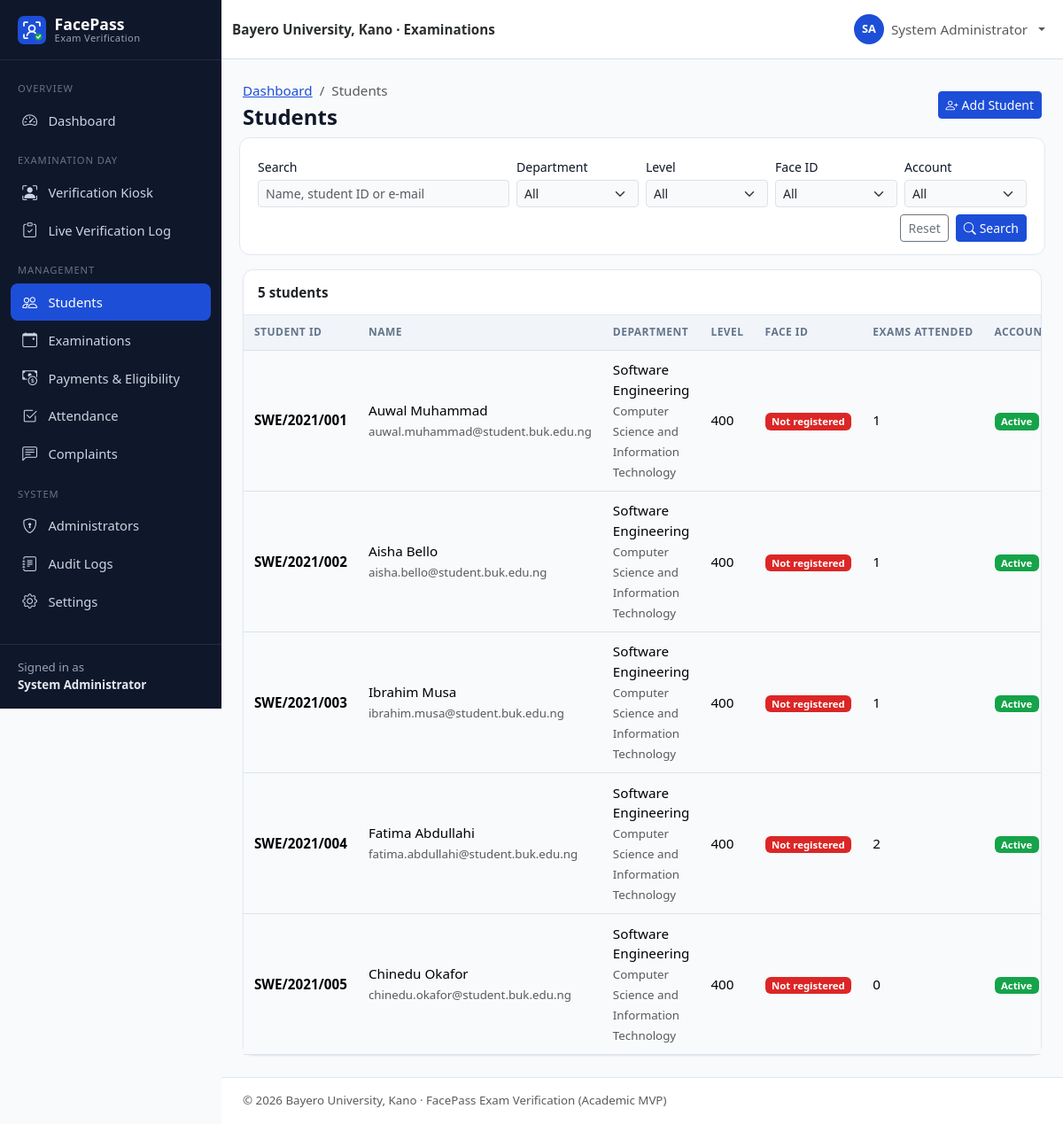
The app's page /admin/students.php (signed in) with its own data.
### tables this page shows
CREATE TABLE users (
    id               INT UNSIGNED NOT NULL AUTO_INCREMENT,
    student_id       VARCHAR(30)  NULL,                 
    first_name       VARCHAR(60)  NOT NULL,
    last_name        VARCHAR(60)  NOT NULL,
    email            VARCHAR(120) NOT NULL,
    phone            VARCHAR(20)  NULL,
    password         VARCHAR(255) NOT NULL,             
    role             ENUM('admin','student') NOT NULL DEFAULT 'student',
    department       VARCHAR(100) NULL,
    level            VARCHAR(10)  NULL,                 
    faculty          VARCHAR(100) NULL,
    face_registered  TINYINT(1)   NOT NULL DEFAULT 0,
    account_status   ENUM('active','inactive','suspended') NOT NULL DEFAULT 'active',
    created_at       TIMESTAMP    NOT NULL DEFAULT CURRENT_TIMESTAMP,
    updated_at       TIMESTAMP    NOT NULL DEFAULT CURRENT_TIMESTAMP ON UPDATE CURRENT_TIMESTAMP,
    PRIMARY KEY (id),
    UNIQUE KEY uq_users_student_id (student_id),
    UNIQUE KEY uq_users_email (email),
    KEY idx_users_role (role),
    KEY idx_users_dept_level (department, level),
    KEY idx_users_status (account_status)
);

### config/database.php (called while the page is built, shortened)
<?php
function db(): PDO
{
    static $pdo = null;
    if ($pdo === null) {
        $dsn = sprintf(
            'mysql:host=%s;port=%s;dbname=%s;charset=utf8mb4',
            DB_HOST,
            DB_PORT,
            DB_NAME
        );
        $pdo = new PDO($dsn, DB_USER, DB_PASS, [
            PDO::ATTR_ERRMODE            => PDO::ERRMODE_EXCEPTION,
            PDO::ATTR_DEFAULT_FETCH_MODE => PDO::FETCH_ASSOC,
            PDO::ATTR_EMULATE_PREPARES   => false,
        ]);
        $offset = (new DateTime('now', new DateTimeZone(APP_TIMEZONE)))->format('P');
        $stmt = $pdo->prepare('SET time_zone = ?');
        $stmt->execute([$offset]);
    }
    return $pdo;
}

### includes/auth.php (called while the page is built, shortened)
<?php
function current_user(): ?array
{
    static $user = false;
    if ($user !== false) {
        return $user;
    }
    $user = null;
    if (!empty($_SESSION['user_id'])) {
        $stmt = db()->prepare('SELECT * FROM users WHERE id = ?');
        $stmt->execute([(int) $_SESSION['user_id']]);
        $row = $stmt->fetch();
        if ($row && $row['account_status'] === 'active' && $row['role'] === ($_SESSION['role'] ?? '')) {
            $user = $row;
        } else {
            logout_user();
        }
    }
    return $user;
}
function requireLogin(): array
{
    $user = current_user();
    return $user;
}
function requireAdmin(): array
{
    $user = requireLogin();
    return $user;
}

### admin/students.php (the view, shortened to what this page needs)
<?php
require_once __DIR__ . '/../includes/students.php';
requireAdmin();
$pdo = db();
$q = get_str('q');
$where = ["role = 'student'"];
$params = [];
$whereSql = implode(' AND ', $where);
$stmt = $pdo->prepare("SELECT COUNT(*) FROM users WHERE $whereSql");
$stmt->execute($params);
$total = (int) $stmt->fetchColumn();
[$page, $perPage, $offset, $pages] = paginate($total, 15);
$stmt = $pdo->prepare(
    "SELECT u.*,
        (SELECT COUNT(*) FROM attendance a WHERE a.student_id = u.id AND a.status = 'present') AS exams_present
     FROM users u WHERE $whereSql
     ORDER BY u.student_id LIMIT $perPage OFFSET $offset"
);
$stmt->execute($params);
$students = $stmt->fetchAll();
$pageTitle = 'Students';
$breadcrumbs = ['Dashboard' => 'admin/dashboard.php', 'Students' => null];
$headerActions = '<a href="' . e(url('auth/register.php')) . '" class="btn btn-primary btn-sm"><i class="bi bi-person-plus me-1"></i>Add Student</a>';
require __DIR__ . '/../includes/header.php';
?>
<form class="filter-bar row g-2 align-items-end" method="get">
    <div class="col-md-4">
        <label class="form-label small mb-1" for="q">Search</label>
        <input type="search" class="form-control form-control-sm" id="q" name="q" value="<?= e($q) ?>" placeholder="Name, student ID or e-mail">
    </div>
    <div class="col-6 col-md-2">
        <label class="form-label small mb-1" for="department">Department</label>
        <select class="form-select form-select-sm" id="department" name="department" data-autosubmit>
            <option value="">All</option>
        </select>
    </div>
    <div class="col-6 col-md-2">
        <label class="form-label small mb-1" for="level">Level</label>
        <select class="form-select form-select-sm" id="level" name="level" data-autosubmit>
            <option value="">All</option>
        </select>
    </div>
    <div class="col-6 col-md-2">
        <label class="form-label small mb-1" for="face">Face ID</label>
        <select class="form-select form-select-sm" id="face" name="face" data-autosubmit>
            <option value="">All</option>
        </select>
    </div>
    <div class="col-6 col-md-2">
        <label class="form-label small mb-1" for="status">Account</label>
        <select class="form-select form-select-sm" id="status" name="status" data-autosubmit>
            <option value="">All</option>
        </select>
    </div>
    <div class="col-12 d-flex gap-2 justify-content-end">
        <a href="<?= e(url('admin/students.php')) ?>" class="btn btn-sm btn-outline-secondary">Reset</a>
        <button class="btn btn-sm btn-primary"><i class="bi bi-search me-1"></i>Search</button>
    </div>
</form>
<div class="card">
    <div class="card-header d-flex justify-content-between">
        <span><?= number_format($total) ?> student<?= $total === 1 ? '' : 's' ?></span>
    </div>
    <div class="table-responsive">
        <table class="table table-hover align-middle table-card">
            <thead>
            <tr><th>Student ID</th><th>Name</th><th>Department</th><th>Level</th><th>Face ID</th><th>Exams Attended</th><th>Account</th><th class="text-end">Actions</th></tr>
            </thead>
            <tbody>
            <?php foreach ($students as $s): ?>
                <tr>
                    <td class="fw-semibold"><?= e($s['student_id']) ?></td>
                    <td><?= e(full_name($s)) ?><br><span class="small text-muted"><?= e($s['email']) ?></span></td>
                    <td><?= e($s['department']) ?><br><span class="small text-muted"><?= e($s['faculty']) ?></span></td>
                    <td><?= e($s['level']) ?></td>
                    <td><?= yes_no_badge($s['face_registered'], 'Registered', 'Not registered') ?></td>
                    <td><?= (int) $s['exams_present'] ?></td>
                    <td><?= status_badge($s['account_status']) ?></td>
                </tr>
            <?php endforeach; ?>
            </tbody>
        </table>
    </div>
</div>
<?php require __DIR__ . '/../includes/footer.php'; ?>

### includes/header.php (shortened to what this page needs)
<?php
$pageTitle = $pageTitle ?? APP_NAME;
$layout = $layout ?? 'app';
$breadcrumbs = $breadcrumbs ?? [];
$bodyClass = $bodyClass ?? '';
$user = current_user();
$role = $user['role'] ?? null;
?>
<!doctype html>
<html lang="en">
<head>
    <link rel="stylesheet" href="<?= e(url('assets/vendor/bootstrap/bootstrap.min.css')) ?>">
    <link rel="stylesheet" href="<?= e(url('assets/vendor/bootstrap-icons/bootstrap-icons.min.css')) ?>">
    <link rel="stylesheet" href="<?= e(url('assets/css/style.css')) ?>">
    <?php if ($role === 'admin'): ?>
        <link rel="stylesheet" href="<?= e(url('assets/css/admin.css')) ?>">
    <?php elseif ($role === 'student'): ?>
        <link rel="stylesheet" href="<?= e(url('assets/css/student.css')) ?>">
    <?php endif; ?>
</head>
<body class="<?= e(trim("layout-$layout $bodyClass")) ?>">
<?php if ($layout === 'app' && $user): ?>
<div class="app-shell">
    <?php require __DIR__ . '/sidebar.php'; ?>
    <div class="app-main">
        <nav class="navbar navbar-expand bg-white border-bottom app-topbar sticky-top">
            <div class="container-fluid">
                <span class="navbar-text fw-semibold text-secondary-emphasis d-none d-sm-inline">
                    <?= e(INSTITUTION_NAME) ?> · Examinations
                </span>
                <ul class="navbar-nav ms-auto align-items-center">
                    <li class="nav-item dropdown">
                        <a class="nav-link dropdown-toggle d-flex align-items-center gap-2" href="#" role="button"
                           data-bs-toggle="dropdown" aria-expanded="false">
                            <span class="avatar-circle"><?= e(strtoupper(substr($user['first_name'], 0, 1) . substr($user['last_name'], 0, 1))) ?></span>
                            <span class="d-none d-md-inline"><?= e(full_name($user)) ?></span>
                        </a>
                    </li>
                </ul>
            </div>
        </nav>
        <main class="app-content container-fluid">
            <div class="d-flex flex-wrap justify-content-between align-items-center mb-3 gap-2">
                <div>
                    <?php if ($breadcrumbs): ?>
                        <nav aria-label="breadcrumb">
                            <ol class="breadcrumb small mb-1">
                                <?php foreach ($breadcrumbs as $label => $link): ?>
                                    <?php if ($link): ?>
                                        <li class="breadcrumb-item"><a href="<?= e(url($link)) ?>"><?= e($label) ?></a></li>
                                    <?php else: ?>
                                        <li class="breadcrumb-item active" aria-current="page"><?= e($label) ?></li>
                                    <?php endif; ?>
                                <?php endforeach; ?>
                            </ol>
                        </nav>
                    <?php endif; ?>
                    <h1 class="h4 mb-0 page-title"><?= e($pageTitle) ?></h1>
                </div>
                <?php if (!empty($headerActions)): ?>
                    <div class="d-flex gap-2"><?= $headerActions  ?></div>
                <?php endif; ?>
            </div>
<?php else: ?>
<main class="plain-content">
<?php endif; ?>

### includes/sidebar.php (shortened to what this page needs)
<?php
$current = str_replace('\\', '/', $_SERVER['SCRIPT_NAME'] ?? '');
if (($user['role'] ?? '') === 'admin') {
    $menu = [
        'Overview' => [
            ['admin/dashboard.php', 'bi-speedometer2', 'Dashboard'],
        ],
        'Examination Day' => [
            ['verification/index.php', 'bi-person-bounding-box', 'Verification Kiosk'],
            ['verification/result.php', 'bi-clipboard-check', 'Live Verification Log'],
        ],
        'Management' => [
            ['admin/students.php', 'bi-people', 'Students'],
            ['admin/examinations.php', 'bi-calendar-event', 'Examinations'],
            ['admin/payments.php', 'bi-cash-coin', 'Payments & Eligibility'],
            ['admin/attendance.php', 'bi-check2-square', 'Attendance'],
            ['admin/complaints.php', 'bi-chat-left-text', 'Complaints'],
        ],
        'System' => [
            ['admin/users.php', 'bi-shield-lock', 'Administrators'],
            ['admin/audit-logs.php', 'bi-journal-text', 'Audit Logs'],
            ['admin/settings.php', 'bi-gear', 'Settings'],
        ],
    ];
    $aliases = [
        'admin/student-view.php' => 'admin/students.php',
        'admin/enroll-face.php' => 'admin/students.php',
        'auth/register.php' => 'admin/students.php',
        'admin/examination-create.php' => 'admin/examinations.php',
    ];
}
$isActive = function (string $path) use ($current, $aliases): bool {
    foreach ($aliases as $child => $parent) {
        if ($parent === $path && str_ends_with($current, '/' . $child)) {
            return true;
        }
    }
    return str_ends_with($current, '/' . $path);
};
?>
<aside class="offcanvas-lg offcanvas-start app-sidebar" tabindex="-1" id="appSidebar" aria-labelledby="appSidebarLabel">
    <div class="offcanvas-body flex-column p-0">
        <div class="sidebar-desktop-brand d-none d-lg-block">
            <a class="sidebar-brand" href="<?= e(url('index.php')) ?>">
                <img src="<?= e(url('assets/images/logo.svg')) ?>" alt="" width="32" height="32">
                <span>FacePass<small>Exam Verification</small></span>
            </a>
        </div>
        <nav class="sidebar-nav">
            <?php foreach ($menu as $section => $items): ?>
                <div class="sidebar-section"><?= e($section) ?></div>
                <?php foreach ($items as [$path, $icon, $label]): ?>
                    <a class="sidebar-link<?= $isActive($path) ? ' active' : '' ?>" href="<?= e(url($path)) ?>">
                        <i class="bi <?= e($icon) ?>"></i><span><?= e($label) ?></span>
                    </a>
                <?php endforeach; ?>
            <?php endforeach; ?>
        </nav>
        <div class="sidebar-footer small">
            Signed in as<br><strong><?= e(full_name($user)) ?></strong>
        </div>
    </div>
</aside>

### includes/functions.php (shortened to what this page needs)
<?php
function e($value): string
{
    return htmlspecialchars((string) ($value ?? ''), ENT_QUOTES | ENT_SUBSTITUTE, 'UTF-8');
}
function base_url(): string
{
    static $base = null;
    if ($base !== null) {
        return $base;
    }
    $docRoot = realpath($_SERVER['DOCUMENT_ROOT'] ?? '') ?: '';
    $root = realpath(ROOT_PATH) ?: ROOT_PATH;
    $docRoot = str_replace('\\', '/', $docRoot);
    $root = str_replace('\\', '/', $root);
    $relative = '';
    if ($docRoot !== '' && stripos($root, $docRoot) === 0) {
        $relative = trim(substr($root, strlen($docRoot)), '/');
    }
    $base = $relative === '' ? '' : '/' . $relative;
    return $base;
}
function url(string $path = ''): string
{
    return base_url() . '/' . ltrim($path, '/');
}
function get_str(string $key, int $maxLen = 100): string
{
    $value = $_GET[$key] ?? '';
    return is_string($value) ? mb_substr(trim($value), 0, $maxLen) : '';
}
function get_int(string $key, int $default = 0): int
{
    $value = filter_var($_GET[$key] ?? null, FILTER_VALIDATE_INT);
    return $value === false || $value === null ? $default : $value;
}
function full_name(array $row): string
{
    return trim(($row['first_name'] ?? '') . ' ' . ($row['last_name'] ?? ''));
}
function status_badge(?string $status): string
{
    $map = [
        'scheduled' => 'primary', 'ongoing' => 'warning text-dark', 'completed' => 'success',
        'cancelled' => 'secondary', 'present' => 'success', 'absent' => 'danger',
        'rejected' => 'danger', 'pending' => 'warning text-dark', 'reviewed' => 'info text-dark',
        'resolved' => 'success', 'active' => 'success', 'inactive' => 'secondary',
        'suspended' => 'danger', 'facial_recognition' => 'primary', 'manual' => 'dark',
    ];
    $status = (string) $status;
    $class = $map[$status] ?? 'secondary';
    $label = ucwords(str_replace('_', ' ', $status));
    return '<span class="badge bg-' . $class . '">' . e($label) . '</span>';
}
function yes_no_badge($value, string $yes = 'Yes', string $no = 'No'): string
{
    return $value
        ? '<span class="badge bg-success">' . e($yes) . '</span>'
        : '<span class="badge bg-danger">' . e($no) . '</span>';
}
function paginate(int $total, int $perPage = 15): array
{
    $pages = max(1, (int) ceil($total / $perPage));
    $page = min(max(1, get_int('page', 1)), $pages);
    return [$page, $perPage, ($page - 1) * $perPage, $pages];
}

### records on screen
users: full_name($user) "System Administrator", first_name+last_name "SA"
users: student "SWE/2021/001", full_name($s) "Auwal Muhammad", email "auwal.muhammad@student.buk.edu.ng", department "Software Engineering", faculty "Computer Science and Information Technology", level "400", exams_present "1", account_status "Active"
users: student "SWE/2021/002", full_name($s) "Aisha Bello", email "aisha.bello@student.buk.edu.ng", department "Software Engineering", faculty "Computer Science and Information Technology", level "400", exams_present "1", account_status "Active"
users: student "SWE/2021/003", full_name($s) "Ibrahim Musa", email "ibrahim.musa@student.buk.edu.ng", department "Software Engineering", faculty "Computer Science and Information Technology", level "400", exams_present "1", account_status "Active"
users: student "SWE/2021/004", full_name($s) "Fatima Abdullahi", email "fatima.abdullahi@student.buk.edu.ng", department "Software Engineering", faculty "Computer Science and Information Technology", level "400", exams_present "2", account_status "Active"
users: student "SWE/2021/005", full_name($s) "Chinedu Okafor", email "chinedu.okafor@student.buk.edu.ng", department "Software Engineering", faculty "Computer Science and Information Technology", level "400", exams_present "0", account_status "Active"

### other values on screen
$section "OVERVIEW"
$label "Dashboard"
$section "EXAMINATION DAY"
$label "Verification Kiosk"
$label "Live Verification Log"
$section "MANAGEMENT"
$label "Students"
$label "Examinations"
$label "Payments & Eligibility"
$label "Attendance"
$label "Complaints"
$section "SYSTEM"
$label "Administrators"
$label "Audit Logs"
$label "Settings"
